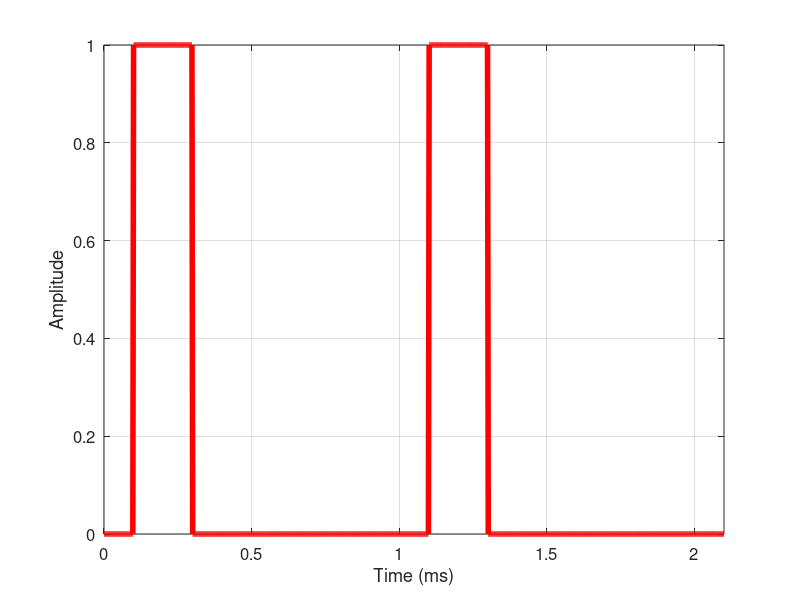
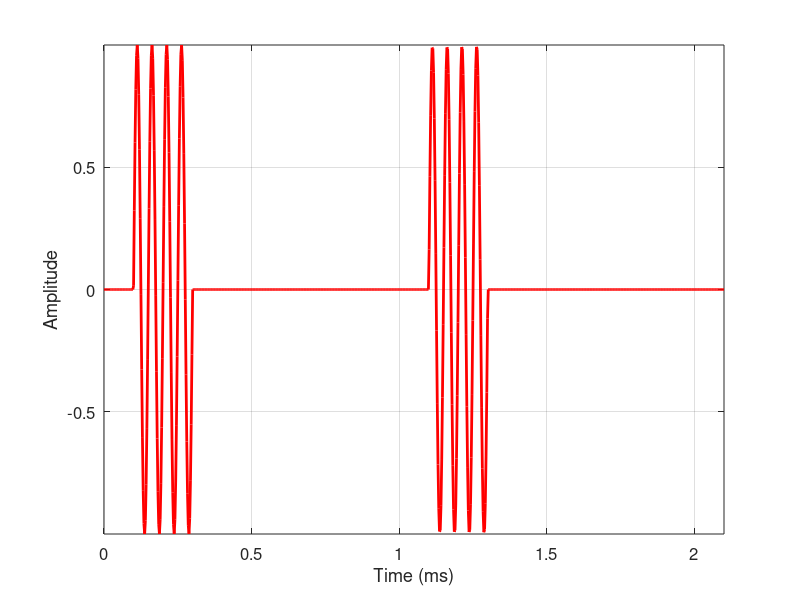
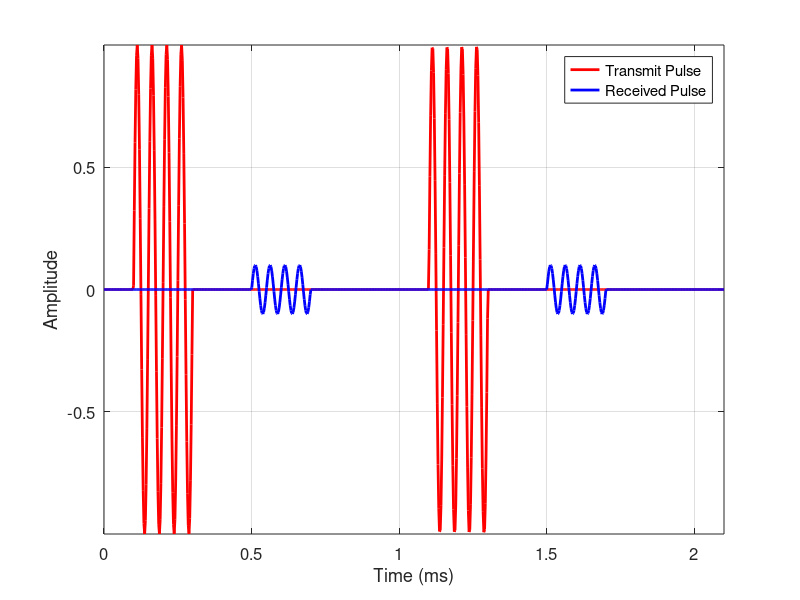

Write the MATLAB code that produced these figures, in order.
% SPS Short Course: Radar Signal Processing Mastery
% Theory and Hands-On Applications with mmWave MIMO Radar Sensors
% Date: 7-11 October 2024
% Time: 9:00AM-11:00AM ET (New York Time)
% Presenter: Mohammad Alaee-Kerahroodi

close all
clear
clc

% Parameters

PRI = 1e-3;               % Pulse Repetition Interval 
PRF = 1/PRI;              % Pulse Repetition Frequency 
nPulse = 2;               % Number of pulses

tau = 200e-6;             % Pulse width 

fc = 20e3;                % Pulse carrier frequency
fs = 20*fc; % Sampling frequency (samples per second)

t_start = 100e-6;         % Start time 
t = linspace(0, t_start+nPulse*PRI, (t_start+nPulse*PRI)*fs); % Time vector 

% Simulated delay and attenuation for the received signal
delay_time = 400e-6;      % Round-trip delay 
attenuation = 0.1;        % Attenuation factor

% Transmit Pulse (Sinusoidal pulse for each PRI)
pulse = zeros(size(t));
timing = zeros(size(t));

% Received Signal (Delayed and attenuated version of the transmitted pulse)
received_pulse = zeros(size(t));

for i = 0:nPulse-1
    tInterval = t >= t_start + i*PRI & t <= t_start + i*PRI + tau; % Time interval for each pulse
    pulse(tInterval) = sin(2*pi*fc*(t(tInterval)-(t_start + i*PRI))); % Sinusoidal pulse
    timing(tInterval) = 1;

    tInterval_received = t >= t_start + i*PRI + delay_time & t <= t_start + i*PRI + delay_time + tau; % Time interval for received pulse
    received_pulse(tInterval_received) = attenuation * sin(2*pi*fc*(t(tInterval_received)-(t_start + i*PRI + delay_time))); % Delayed and attenuated pulse
end

% Plot timing
figure('Position', [100, 100, 900, 600]);
plot(t*1e3, timing, 'r', 'LineWidth', 4); % Plotting time in milliseconds
xlabel('Time (ms)', 'FontSize', 12);
ylabel('Amplitude', 'FontSize', 12);
grid on;
set(gca, 'FontSize', 12);
box on
axis('tight')

% Plot the transmit pulse
figure('Position', [100, 100, 900, 600]);
plot(t*1e3, pulse, 'r', 'LineWidth', 2); % Plotting time in milliseconds
xlabel('Time (ms)', 'FontSize', 12);
ylabel('Amplitude', 'FontSize', 12);
grid on;
set(gca, 'FontSize', 12);
box on
axis('tight')

% Plot the transmit and received pulses together for comparison
figure('Position', [100, 100, 900, 600]);
plot(t*1e3, pulse, 'r', 'LineWidth', 2); hold on;
plot(t*1e3, received_pulse, 'b', 'LineWidth', 2); % Plotting time in milliseconds
xlabel('Time (ms)', 'FontSize', 12);
ylabel('Amplitude', 'FontSize', 12);
legend('Transmit Pulse', 'Received Pulse', 'FontSize', 12);
grid on;
set(gca, 'FontSize', 12);
box on
axis('tight')